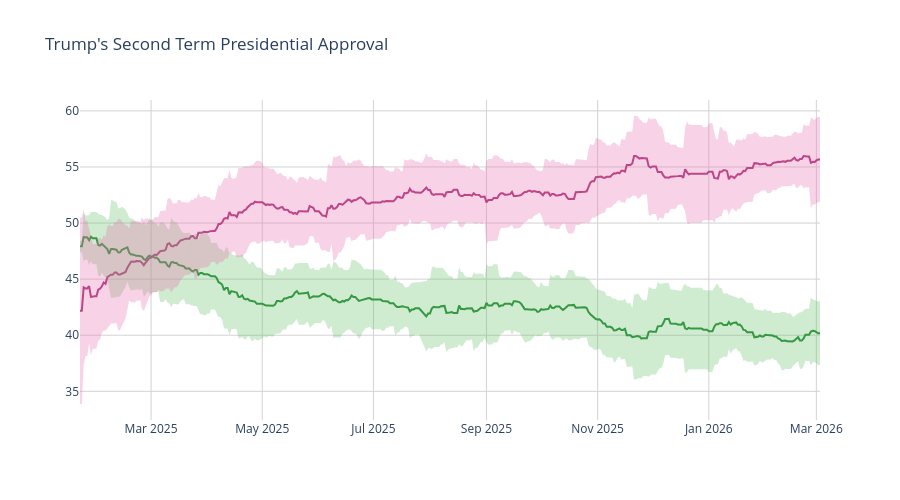

Notebook source saved alongside this figure:
### Code cell
disappr_ci_hex = "#e86eaf",
appr_ci_hex = "#60be65"
disappr_ci_rgba = "rgba(232, 110, 175, 0.3)"
appr_ci_rgba = "rgba(96, 190, 101, 0.3)"
grid_col = "#d4d2d2"


# Approve
fig = go.Figure(go.Scatter(
    x=pres['end_date'],
    y=pres['approve'],
    hovertemplate="%{y:.2f}%",
    name="<b>Approve</b>",
    line=dict(color="#228833"),
    showlegend=False
))

# Disapprove
fig.add_trace(go.Scatter(
    x=pres['end_date'],
    y=pres['disapprove'],
    hovertemplate="%{y:.2f}%",
    name="<b>Disapprove</b>",
    line=dict(color="#aa3377"),
    showlegend=False
    )
)

# Approve CI
fig.add_traces([

    # Upper bound
    go.Scatter(
        x=pres['end_date'],
        y=pres['approve_upper_ci'],
        marker=dict(color=appr_ci_hex),
        line=dict(width=0),
        mode='lines',
        showlegend=False,
        hoverinfo="skip"
    ),

    # Lower bound
    go.Scatter(
        x=pres['end_date'],
        y=pres['approve_lower_ci'],
        marker=dict(color=appr_ci_hex),
        line=dict(width=0),
        mode='lines',
        fillcolor=appr_ci_rgba,
        fill="tonexty",
        showlegend=False,
        hoverinfo="skip"
    )
])

# Disapprove CI
fig.add_traces([

    # Upper bound
    go.Scatter(
        x=pres['end_date'],
        y=pres['disapprove_upper_ci'],
        marker=dict(color=disappr_ci_hex),
        line=dict(width=0),
        mode='lines',
        showlegend=False,
        hoverinfo="skip"
    ),

    # Lower bound
    go.Scatter(
        x=pres['end_date'],
        y=pres['disapprove_lower_ci'],
        marker=dict(color=disappr_ci_hex),
        line=dict(width=0),
        mode='lines',
        fillcolor=disappr_ci_rgba,
        fill="tonexty",
        showlegend=False,
        hoverinfo="skip"
    )
])

fig.update_layout(
    title=dict(text="Trump's Second Term Presidential Approval"),
    hovermode="x"
)

fig.update_xaxes(gridcolor=grid_col)
fig.update_yaxes(gridcolor=grid_col)

fig.update_layout(hovermode="x", hoverlabel_align="right", plot_bgcolor="rgba(0, 0, 0, 0)", height=500)
fig.show()

### Figure 1 — Plotly figure (JSON) as saved in the notebook; plotly's stock layout.template omitted (floating-point values rounded to 4 significant figures; data arrays with more than 128 entries replaced by an {"elided": "..."} marker saying what was removed)
{"data": [{"hovertemplate": "%{y:.2f}%", "line": {"color": "#228833"}, "name": "<b>Approve</b>", "showlegend": false, "type": "scatter", "x": {"elided": "407 str values"}, "y": {"elided": "407 float values"}}, {"hovertemplate": "%{y:.2f}%", "line": {"color": "#aa3377"}, "name": "<b>Disapprove</b>", "showlegend": false, "type": "scatter", "x": {"elided": "407 str values"}, "y": {"elided": "407 float values"}}, {"hoverinfo": "skip", "line": {"width": 0}, "marker": {"color": "#60be65"}, "mode": "lines", "showlegend": false, "type": "scatter", "x": {"elided": "407 str values"}, "y": {"elided": "407 float values"}}, {"fill": "tonexty", "fillcolor": "rgba(96, 190, 101, 0.3)", "hoverinfo": "skip", "line": {"width": 0}, "marker": {"color": "#60be65"}, "mode": "lines", "showlegend": false, "type": "scatter", "x": {"elided": "407 str values"}, "y": {"elided": "407 float values"}}, {"hoverinfo": "skip", "line": {"width": 0}, "marker": {"color": ["#e86eaf"]}, "mode": "lines", "showlegend": false, "type": "scatter", "x": {"elided": "407 str values"}, "y": {"elided": "407 float values"}}, {"fill": "tonexty", "fillcolor": "rgba(232, 110, 175, 0.3)", "hoverinfo": "skip", "line": {"width": 0}, "marker": {"color": ["#e86eaf"]}, "mode": "lines", "showlegend": false, "type": "scatter", "x": {"elided": "407 str values"}, "y": {"elided": "407 float values"}}], "layout": {"height": 500, "hoverlabel": {"align": "right"}, "hovermode": "x", "plot_bgcolor": "rgba(0, 0, 0, 0)", "title": {"text": "Trump's Second Term Presidential Approval"}, "xaxis": {"gridcolor": "#d4d2d2"}, "yaxis": {"gridcolor": "#d4d2d2"}}}
